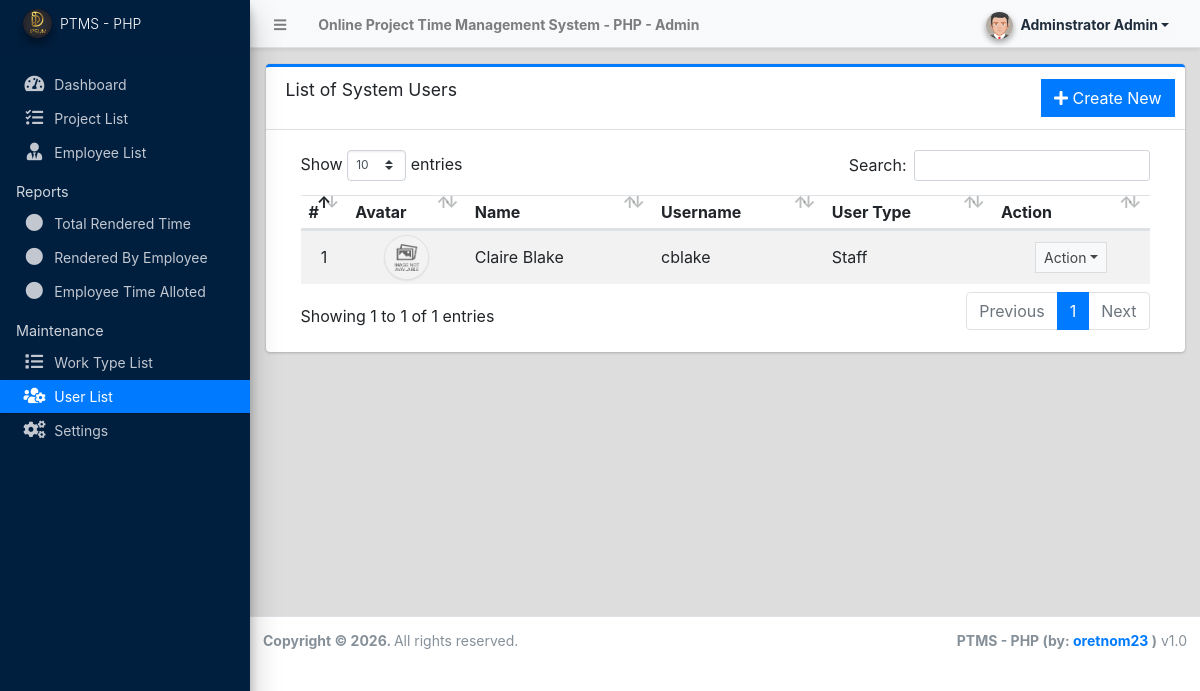
Page /admin/?page=user/list (signed in) on the committed database.
### tables this page shows
CREATE TABLE IF NOT EXISTS `users` (
  `id` int(50) NOT NULL AUTO_INCREMENT,
  `firstname` varchar(250) NOT NULL,
  `middlename` text DEFAULT NULL,
  `lastname` varchar(250) NOT NULL,
  `username` text NOT NULL,
  `password` text NOT NULL,
  `avatar` text DEFAULT NULL,
  `last_login` datetime DEFAULT NULL,
  `type` tinyint(1) NOT NULL DEFAULT 0,
  `status` int(1) NOT NULL DEFAULT 1 COMMENT '0=not verified, 1 = verified',
  `date_added` datetime NOT NULL DEFAULT current_timestamp(),
  `date_updated` datetime DEFAULT NULL ON UPDATE current_timestamp(),
  PRIMARY KEY (`id`)
);

### config.php (called while the page is built, shortened)
<?php
function validate_image($file){
	if(!empty($file)){
        $ex = explode('?',$file);
        $file = $ex[0];
        $param =  isset($ex[1]) ? '?'.$ex[1]  : '';
		if(is_file(base_app.$file)){
			return base_url.$file.$param;
		}else{
			return base_url.'dist/img/no-image-available.png';
		}
	}else{
		return base_url.'dist/img/no-image-available.png';
	}
}
?>

### admin/user/list.php (the view, shortened to what this page needs)
<div class="card card-outline card-primary">
	<div class="card-header">
		<h3 class="card-title">List of System Users</h3>
		<div class="card-tools">
			<a href="?page=user/manage_user" class="btn btn-flat btn-primary"><span class="fas fa-plus"></span>  Create New</a>
		</div>
	</div>
	<div class="card-body">
		<div class="container-fluid">
        <div class="container-fluid">
			<table class="table table-hover table-striped">
				<!-- <colgroup>
					<col width="5%">
					<col width="10%">
					<col width="20%">
					<col width="20%">
					<col width="15%">
					<col width="15%">
					<col width="10%">
				</colgroup> -->
				<thead>
					<tr>
						<th>#</th>
						<th>Avatar</th>
						<th>Name</th>
						<th>Username</th>
						<th>User Type</th>
						<th>Action</th>
					</tr>
				</thead>
				<tbody>
					<?php
						$i = 1;
						$qry = $conn->query("SELECT *,concat(firstname,' ',lastname) as name from `users` where id != '1' order by concat(firstname,' ',lastname) asc ");
						while($row = $qry->fetch_assoc()):
					?>
						<tr>
							<td class="text-center"><?php echo $i++; ?></td>
							<td class="text-center"><img src="<?php echo validate_image($row['avatar']) ?>" class="img-avatar img-thumbnail p-0 border-2" alt="user_avatar"></td>
							<td><?php echo ucwords($row['name']) ?></td>
							<td ><p class="m-0 truncate-1"><?php echo $row['username'] ?></p></td>
							<td ><p class="m-0"><?php echo ($row['type'] == 1 )? "Adminstrator" : "Staff" ?></p></td>
							<td align="center">
								 <button type="button" class="btn btn-flat btn-default btn-sm dropdown-toggle dropdown-icon" data-toggle="dropdown">
				                  		Action
				                  </button>
							</td>
						</tr>
					<?php endwhile; ?>
				</tbody>
			</table>
		</div>
		</div>
	</div>
</div>

### admin/user/list.php (style rules this page uses)
.img-avatar { width:45px; height:45px; object-fit:cover; object-position:center center; border-radius:100%; }

### rows in the picture
users: name "Claire Blake", username "cblake", type "Staff"

### other values in the picture
$_settings->info('name') "Online Project Time Management System - PHP"
$_settings->userdata('firstname').' '.$_settings->userdata('lastname') "Adminstrator Admin"
$_settings->info('short_name') "PTMS - PHP"
